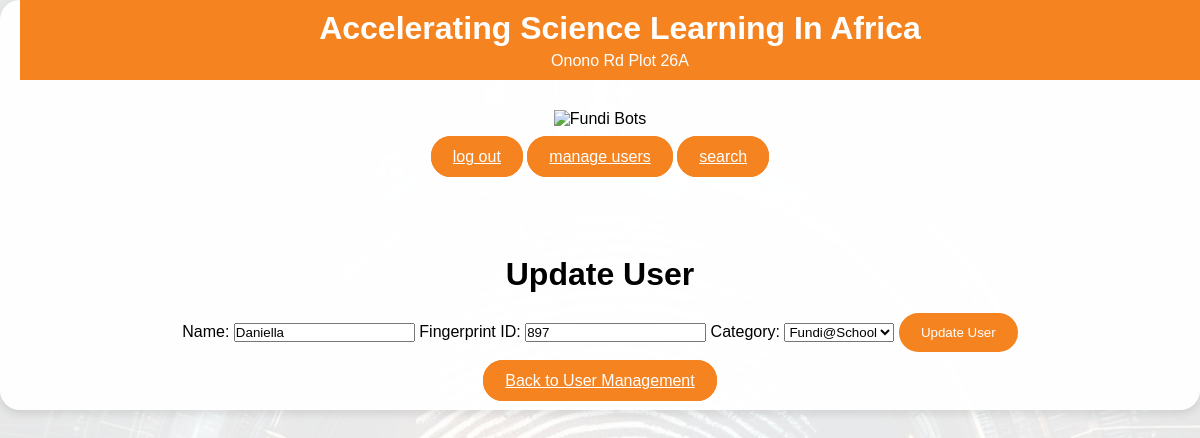
The app's page /update_user/5 (signed in) with its own data.
### app.py (models this page shows, shortened)
class User(db.Model):
    id = db.Column(db.Integer, primary_key=True)
    name = db.Column(db.String(100), nullable=False)
    fingerprint_id = db.Column(db.Integer, unique=True, nullable=False)
    category = db.Column(db.String(20), nullable=False)
    attendance_records = db.relationship('Attendance', backref='user', lazy=True)

### app.py (the view, shortened to what this page needs)
@app.route('/update_user/<int:user_id>', methods=['GET', 'POST'])
def update_user(user_id):
    if 'admin' not in session:
        return redirect(url_for('login'))
    user = User.query.get(user_id)
    return render_template('update_user.html', user=user, categories=CATEGORIES)

### templates/update_user.html (shortened to what this page needs)
<!DOCTYPE html>
<html lang="en">
<head>
    <link rel="stylesheet" href="{{ url_for('static', filename='css/styles.css') }}">
</head>
<body>
        <div class="container" style="margin-top: 0.02;">
            <div class="header">
                <h1>Accelerating Science Learning In Africa</h1>
                <p class="location-info">Onono Rd Plot 26A</p>
            </div>
            <div class="spacer"></div>
        <div class="image-container">
            <img src= "../images/bot_image.png" alt="Fundi Bots" class="logo-image">
        </div>
        <div class="input-group">
            <a href="{{ url_for('logout') }}" class="save-button">log out</a>
            <a href="{{ url_for('manage_users') }}" class="save-button">manage users</a>
            <a href="{{ url_for('search') }}" class="save-button">search</a>
        </div>
        <div class="spacer"></div>
        <h1>Update User</h1>
        <form action="{{ url_for('update_user', user_id=user.id) }}" method="post" class="input-group">
            <label for="name">Name:</label>
            <input type="text" id="name" name="name" value="{{ user.name }}" required>
            <label for="fingerprint_id">Fingerprint ID:</label>
            <input type="number" id="fingerprint_id" name="fingerprint_id" value="{{ user.fingerprint_id }}" required>
            <label for="category">Category:</label>
            <select id="category" name="category" required>
                {% for category in categories %}
                <option value="{{ category }}" {% if category == user.category %}selected{% endif %}>{{ category }}</option>
                {% endfor %}
            </select>
            <button type="submit" class="save-button">Update User</button>
        </form>
        <a href="{{ url_for('users') }}" class="save-button">Back to User Management</a>
    </div>
</body>
</html>

### static/css/styles.css (style rules this page uses)
* { margin: 0; padding: 0; box-sizing: border-box; }
body { font-family: Arial, sans-serif; background-image: url('../images/Designer (12).jpeg'); background-size: cover; position: relative; height: 100vh; }
body::before { content: ""; position: absolute; top: 0; left: 0; width: 100%; height: 100%; background-color: rgba(255, 255, 255, 0.9); z-index: -1; }
.header { background-color: #f58320; color: white; padding: 10px 20px; text-align: center; position: fixed; width: 100%; top: 0; z-index: 1000; }
.location-info { margin-top: 5px; }
.input-group { margin-top: 20px; }
.spacer { height: 90px; }
.container { background-color: rgba(255, 255, 255, 0.95); padding: 20px; margin-top: 0px; border-radius: 20px; box-shadow: 0 4px 8px rgba(0, 0, 0, 0.1); text-align: center; }
.image-container { text-align: center; margin-bottom: 20px; }
.save-button { background-color: #f58320; color: white; border: 2px solid #f58320; padding: 10px 20px; border-radius: 20px; cursor: pointer; transition: background-color 0.3s ease; }

### records on screen
User: name "Daniella", fingerprint_id "897", category "Fundi@School"
